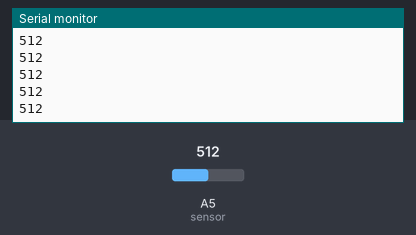
Bench run of a sketch on a simulated Arduino Uno, built with avr-gcc and run on an emulated ATmega328P. Parts: the last lines printed to the serial monitor. Inputs (shaded band) come from the test bench; at power-on: A5 (sensor) = 512.

Above: at 1.2 s.
1.3 s: A5 (sensor) set to 716
At 1.32 s:
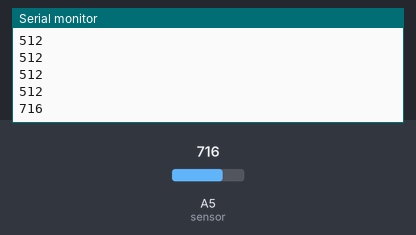
2.8 s: A5 (sensor) set to 900
At 2.83 s:
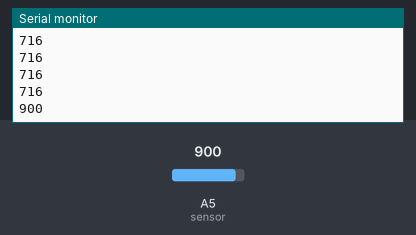
Timing chart, 0 to 5.8 s (numbered marks = the images above; inputs shaded):
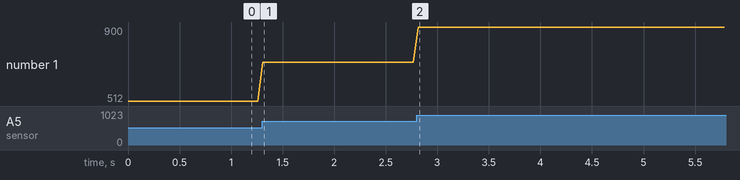

Measured:
- after the input at 1.3 s, the serial monitor: prints a new line at once (image 1)
- after the input at 2.8 s, the serial monitor: prints a new line at once (image 2)
- plotted number 1: 512 → 716 after the input at 1.3 s, 716 → 900 after the input at 2.8 s

The sketch:

_16NovPrueba2.ino
```cpp
/* Pines de los sensores  2,5,6,7
* Muñiz Patiño Andrea Fernanda
* Sobre la práctica:
* Calibrando sensores infrarrojos
*/
#define sensor 5 //Pin de lectura analogica
//Cuando hago lecturas analogicas no puedo usar los pines 3,4.
int valor;

void setup() {
  pinMode(sensor, INPUT);
  Serial.begin(9600);
}

void loop() {
  valor = analogRead(sensor);
  Serial.println(valor);
  delay(50);

}
```
